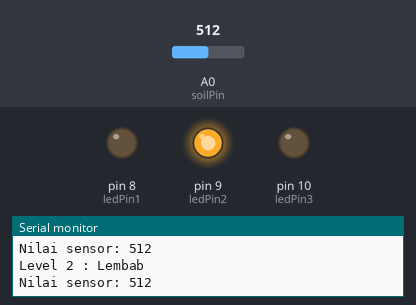
A program run on a simulated Arduino Uno, built with avr-gcc and run on an emulated ATmega328P. On the bench: output pins drawn as LEDs (lit = HIGH), the last lines printed to the serial monitor. The test bench sets the inputs (shaded band); at power-on: A0 (soilPin) = 512.

Above: at 1.8 s.
1.9 s: A0 (soilPin) set to 419
3.4 s: A0 (soilPin) set to 392
At 4.5 s:
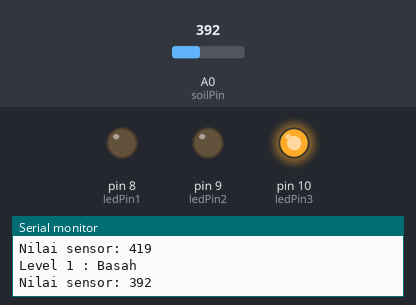
5.5 s: A0 (soilPin) set to 710
At 7.2 s:
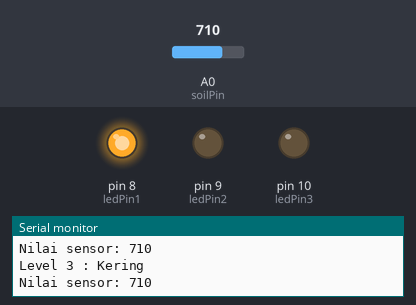
7.5 s: A0 (soilPin) set to 690
At 8.8 s:
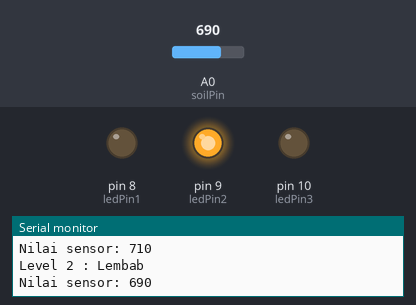
9.5 s: A0 (soilPin) set to 716
At 10.3 s:
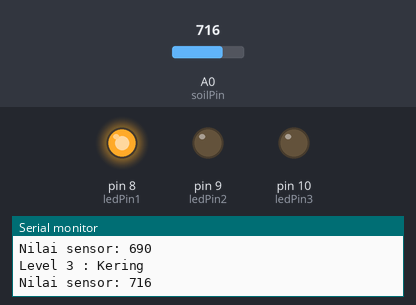
Timing chart, 0 to 12.5 s (numbered marks = the images above; inputs shaded):
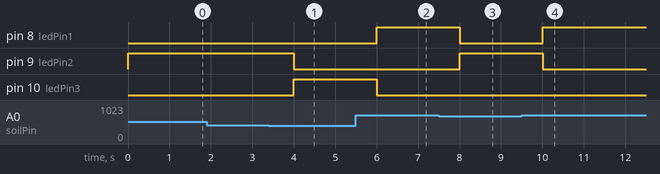

Measured:
- the behaviour switches between 401 and 400 on A0 (soilPin) (found by bisection; images 0 and 1)
- the behaviour switches between 701 and 700 on A0 (soilPin) (found by bisection; images 2 and 3)
- after the input at 3.4 s, pin 9 (ledPin2): HIGH → LOW after 0.60 s; pin 10 (ledPin3): LOW → HIGH after 0.60 s
- after the input at 5.5 s, pin 8 (ledPin1): LOW → HIGH after 0.50 s; pin 10 (ledPin3): HIGH → LOW after 0.50 s
- after the input at 7.5 s, pin 8 (ledPin1): HIGH → LOW after 0.50 s; pin 9 (ledPin2): LOW → HIGH after 0.50 s
- after the input at 9.5 s, pin 8 (ledPin1): LOW → HIGH after 0.51 s; pin 9 (ledPin2): HIGH → LOW after 0.51 s

The program:

main.cpp
```cpp
#include <Arduino.h>

#define soilPin A0

#define ledPin1 8
#define ledPin2 9
#define ledPin3 10

void setup() {
  // put your setup code here, to run once:
  pinMode(ledPin1,OUTPUT);
  pinMode(ledPin2,OUTPUT);
  pinMode(ledPin3,OUTPUT);

  Serial.begin(9600);
}

void loop() {
  // put your main code here, to run repeatedly:
  int soil_read = analogRead(soilPin);

  digitalWrite(ledPin1, LOW);
  digitalWrite(ledPin2, LOW);
  digitalWrite(ledPin3, LOW);

  if (soil_read > 700) {
    digitalWrite(ledPin1, HIGH);
    Serial.println("Level 3 : Kering");
  } else if (soil_read > 400) {
    digitalWrite(ledPin2, HIGH);
    Serial.println("Level 2 : Lembab");
  } else {
    digitalWrite(ledPin3, HIGH);
    Serial.println("Level 1 : Basah");
  }

  Serial.print("Nilai sensor: ");
  Serial.println(soil_read);

  delay(1000);

}
```
